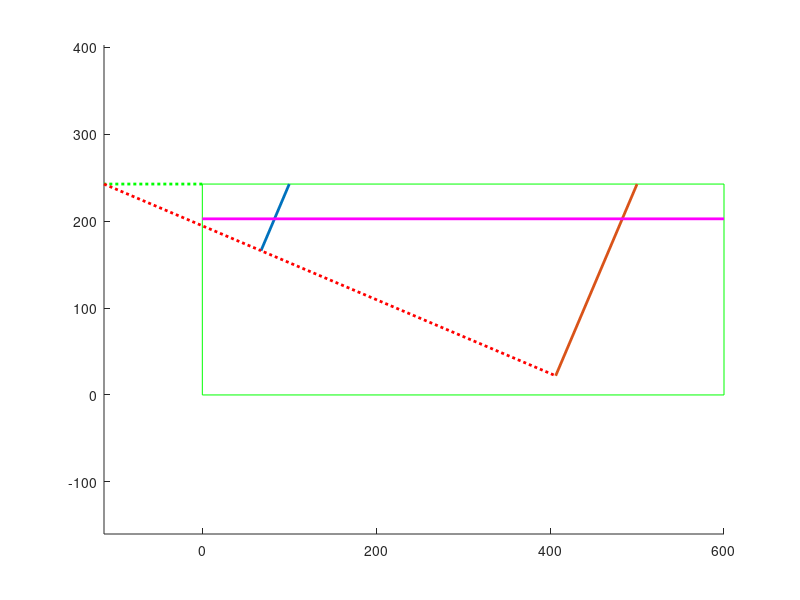

This figure's MATLAB source:
% given the length of the station array L_s and the average Moho
% depth H, figure out the appropriate geometry for a plane wave
% with incident angle th (in degrees) that will propagate (as
% initial condition to the free surface and cover the entire array

close all; clear all;
L_s=400; %km
H=40; %km
L_1=1./4*L_s; % km
angle_inc=23;
th=angle_inc*pi/180;

% plane waves start below the Moho
L_1=max(L_1,H*tan(th));

x0=0.; z0=0.;
x1=x0+L_1;
x2=x1+L_s;
xm=x2+x1;

% 
fac=1.2;
xp=x0-H*fac/tan(th);
x4=x1-(x1-xp)*(sin(th).^2);
z4=(x1-xp)*sin(th)*cos(th);
x5=x2-(x2-xp)*(sin(th).^2);
z5=(x2-xp)*sin(th)*cos(th);
zm=z5*1.1;

% draw the setup geometry
set(0,'Defaultlinelinewidth',2);
rectangle('position',[x0,z0,xm,zm],'EdgeColor','g'); hold on;
% extending -x axis
plot([x0,xp],[zm,zm],'g:');
% rays going to x1 and x2 receivers
plot([x1,x4],[zm,zm-z4]);
plot([x2,x5],[zm,zm-z5]);
% wavefront connecting (x4,z4), (x5,z5)
plot([xp,x4,x5],[zm,zm-z4,zm-z5],'r:');
% plot Moho
plot([x0,xm],[zm-H,zm-H],'m')
axis equal;

xp,xm,zm